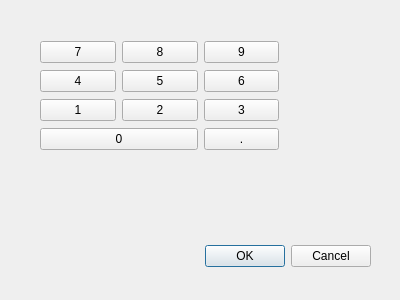
<?xml version="1.0" encoding="UTF-8"?>
<ui version="4.0">
 <class>Dialog</class>
 <widget class="QDialog" name="Dialog">
  <property name="geometry">
   <rect>
    <x>0</x>
    <y>0</y>
    <width>400</width>
    <height>300</height>
   </rect>
  </property>
  <property name="windowTitle">
   <string>Dialog</string>
  </property>
  <widget class="QDialogButtonBox" name="buttonBox">
   <property name="geometry">
    <rect>
     <x>30</x>
     <y>240</y>
     <width>341</width>
     <height>32</height>
    </rect>
   </property>
   <property name="orientation">
    <enum>Qt::Horizontal</enum>
   </property>
   <property name="standardButtons">
    <set>QDialogButtonBox::Cancel|QDialogButtonBox::Ok</set>
   </property>
  </widget>
  <widget class="QWidget" name="">
   <property name="geometry">
    <rect>
     <x>40</x>
     <y>40</y>
     <width>239</width>
     <height>112</height>
    </rect>
   </property>
   <layout class="QGridLayout" name="gridLayout">
    <item row="0" column="0">
     <widget class="QPushButton" name="pushButton">
      <property name="text">
       <string>7</string>
      </property>
     </widget>
    </item>
    <item row="0" column="1">
     <widget class="QPushButton" name="pushButton_2">
      <property name="text">
       <string>8</string>
      </property>
     </widget>
    </item>
    <item row="0" column="2">
     <widget class="QPushButton" name="pushButton_3">
      <property name="text">
       <string>9</string>
      </property>
     </widget>
    </item>
    <item row="1" column="0">
     <widget class="QPushButton" name="pushButton_4">
      <property name="text">
       <string>4</string>
      </property>
     </widget>
    </item>
    <item row="1" column="1">
     <widget class="QPushButton" name="pushButton_5">
      <property name="text">
       <string>5</string>
      </property>
     </widget>
    </item>
    <item row="1" column="2">
     <widget class="QPushButton" name="pushButton_6">
      <property name="text">
       <string>6</string>
      </property>
     </widget>
    </item>
    <item row="2" column="0">
     <widget class="QPushButton" name="pushButton_7">
      <property name="text">
       <string>1</string>
      </property>
     </widget>
    </item>
    <item row="2" column="1">
     <widget class="QPushButton" name="pushButton_8">
      <property name="text">
       <string>2</string>
      </property>
     </widget>
    </item>
    <item row="2" column="2">
     <widget class="QPushButton" name="pushButton_9">
      <property name="text">
       <string>3</string>
      </property>
     </widget>
    </item>
    <item row="3" column="0" colspan="2">
     <widget class="QPushButton" name="pushButton_10">
      <property name="text">
       <string>0</string>
      </property>
     </widget>
    </item>
    <item row="3" column="2">
     <widget class="QPushButton" name="pushButton_12">
      <property name="text">
       <string>.</string>
      </property>
     </widget>
    </item>
   </layout>
  </widget>
 </widget>
 <resources/>
 <connections>
  <connection>
   <sender>buttonBox</sender>
   <signal>accepted()</signal>
   <receiver>Dialog</receiver>
   <slot>accept()</slot>
   <hints>
    <hint type="sourcelabel">
     <x>248</x>
     <y>254</y>
    </hint>
    <hint type="destinationlabel">
     <x>157</x>
     <y>274</y>
    </hint>
   </hints>
  </connection>
  <connection>
   <sender>buttonBox</sender>
   <signal>rejected()</signal>
   <receiver>Dialog</receiver>
   <slot>reject()</slot>
   <hints>
    <hint type="sourcelabel">
     <x>316</x>
     <y>260</y>
    </hint>
    <hint type="destinationlabel">
     <x>286</x>
     <y>274</y>
    </hint>
   </hints>
  </connection>
 </connections>
</ui>
